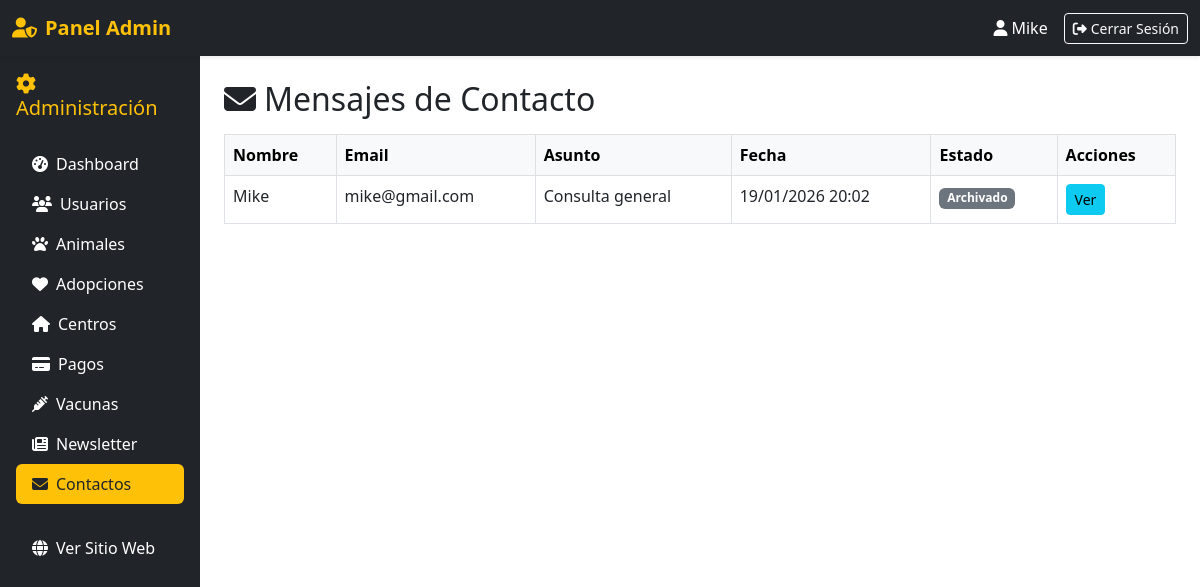
/admin/contactos.php (signed in), run on the app's committed database.
### tables this page shows
CREATE TABLE `contactos` (
  `id_contacto` int(11) NOT NULL,
  `nombre` varchar(100) NOT NULL,
  `email` varchar(150) NOT NULL,
  `telefono` varchar(20) DEFAULT NULL,
  `asunto` varchar(200) NOT NULL,
  `mensaje` text NOT NULL,
  `fecha_contacto` datetime DEFAULT current_timestamp(),
  `estado` enum('Pendiente','Respondido','Archivado') DEFAULT 'Pendiente',
  `respuesta` text DEFAULT NULL,
  `fecha_respuesta` datetime DEFAULT NULL
);

### admin/contactos.php (the view, shortened to what this page needs)
<?php
require_once '../includes/config.php';
$stmt = $pdo->query("SELECT * FROM contactos ORDER BY fecha_contacto DESC");
$mensajes = $stmt->fetchAll();
?>
<!DOCTYPE html>
<html lang="es">
<head>
    <link rel="stylesheet" href="https://cdnjs.cloudflare.com/ajax/libs/font-awesome/6.4.0/css/all.min.css">
    <link href="https://cdn.jsdelivr.net/npm/bootstrap@5.3.0/dist/css/bootstrap.min.css" rel="stylesheet">
</head>
<body>
<?php include 'header.php'; ?>
<div class="container-fluid">
    <div class="row">
        <?php include 'sidebar.php'; ?>
        <div class="col-md-10 p-4">
            <h2><i class="fas fa-envelope me-2"></i>Mensajes de Contacto</h2>
            <table class="table table-bordered mt-3">
                <thead class="table-light">
                    <tr><th>Nombre</th><th>Email</th><th>Asunto</th><th>Fecha</th><th>Estado</th><th>Acciones</th></tr>
                </thead>
                <tbody>
                    <?php foreach ($mensajes as $m): ?>
                    <tr>
                        <td><?= htmlspecialchars($m['nombre']) ?></td>
                        <td><?= htmlspecialchars($m['email']) ?></td>
                        <td><?= htmlspecialchars($m['asunto']) ?></td>
                        <td><?= date('d/m/Y H:i', strtotime($m['fecha_contacto'])) ?></td>
                        <td><span class="badge bg-<?= $m['estado'] == 'Pendiente' ? 'warning' : 'secondary' ?>"><?= $m['estado'] ?></span></td>
                        <td>
                            <a href="contactos_ver.php?id=<?= $m['id_contacto'] ?>" class="btn btn-sm btn-info">Ver</a>
                        </td>
                    </tr>
                    <?php endforeach; ?>
                </tbody>
            </table>
        </div>
    </div>
</div>
</body>
</html>

### data on the page
contactos: nombre "Mike", email "mike@gmail.com", asunto "Consulta general", fecha_contacto "19/01/2026 20:02", estado "Archivado"

### other printed values
$_SESSION['user_name'] "Mike"
